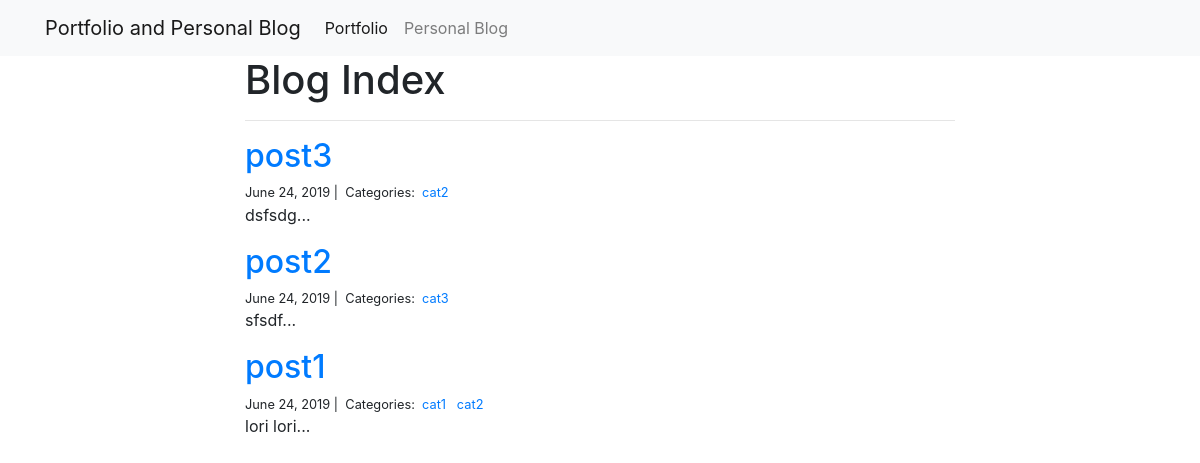
Before: /pblog/ with the older database file.
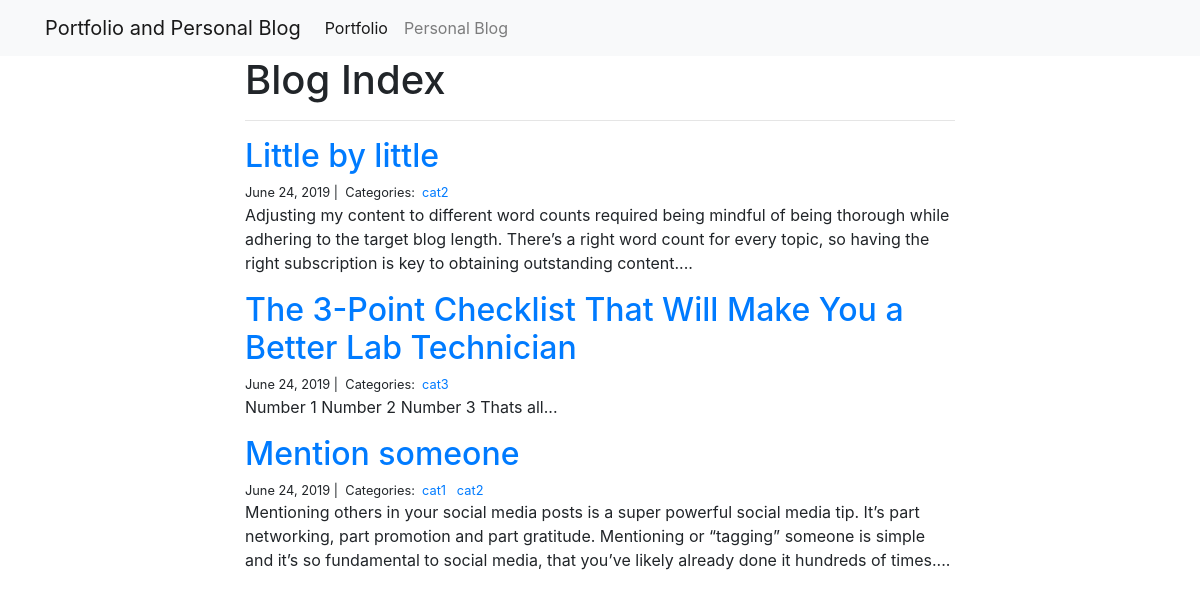
After: the same page with the newer database file.
### pblog/models.py (models this page shows, shortened)
class Post(models.Model):
    title = models.CharField(max_length=255)
    body = models.TextField()
    created_on = models.DateTimeField(auto_now_add=True)
    last_modified = models.DateTimeField(auto_now=True)
    categories = models.ManyToManyField('Category', related_name='posts')

### pblog/views.py (the view)
# urls.py: path('', views.IndexView.as_view(), name='index'),
class IndexView(generic.ListView):
    template_name = 'pblog/index.html'
    context_object_name = 'posts'
    def get_queryset(self):
        return Post.objects.all().order_by('-created_on')

### pblog/templates/pblog/index.html
{% extends "base.html" %}
{% block page_content %}
<div class="col-md-8 offset-md-2">
    <h1>Blog Index</h1>
    <hr>
    {% for post in posts %}
    <h2><a href="{% url 'pblog:detail' post.pk%}">{{ post.title }}</a></h2>
    <small>
        {{ post.created_on.date }} |&nbsp;
        Categories:&nbsp;
        {% for category in post.categories.all %}
        <a href="{% url 'pblog:category' category.name %}">
            {{ category.name }}
        </a>&nbsp;
        {% endfor %}
    </small>
    <p>{{ post.body | slice:":400" }}...</p>
    {% endfor %}
</div>
{% endblock %}

Changed rows visible on the page:
changed Post: title "post3" → "Little by little"; body "dsfsdg" → "Adjusting my content to different word counts required being mindful of being thorough while adhering to the target blog length. There’s a right word count for every topic, so having the right subscription is key to obtaining outstanding content."
changed Post: title "post2" → "The 3-Point Checklist That Will Make You a Better Lab Technician"; body "sfsdf" → "Number 1 Number 2 Number 3 Thats all"
changed Post: title "post1" → "Mention someone"; body "lori lori" → "Mentioning others in your social media posts is a super powerful social media tip. It’s part networking, part promotion and part gratitude. Mentioning or “tagging” someone is simple and it’s so fundamental to social media, that you’ve likely already done it hundreds of times."
